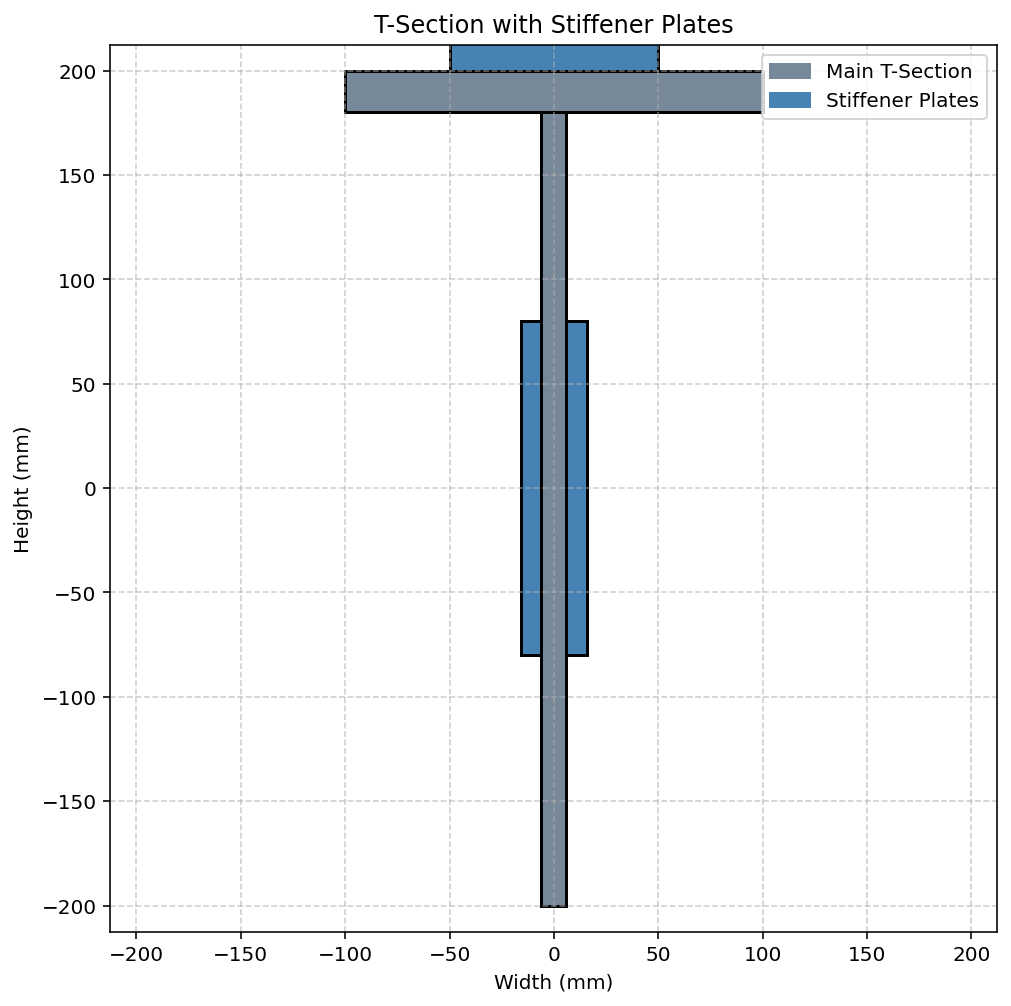

The Python source for this figure:
"""
# --------- Section Properties (in mm) ---------
# T-beam dimensions
bf = 200     # Flange width
tf = 20      # Flange thickness
h  = 400     # Total web height
tw = 12      # Web thickness

# Stiffener plates dimensions on flanges
tsF = 20      # Stiffener thickness
bsF = 100     # Stiffener length on flange

# Stiffener plates dimensions on webs
tsW = 10      # Stiffener thickness
hsW = 160     # Stiffener height on web
bsW = 60      # Stiffener length on flange

# --------- Initialize OpenSees ---------
ops.wipe()
ops.model('basic', '-ndm', 2, '-ndf', 3)
ops.uniaxialMaterial('Elastic', 1, 100000.0)

# Create a section tag for the fiber section
section_tag = 1
#%%-------------------------------------------------------------
"""
def WEB_FLANGE_PLATE_T_STEEL_SECTION_FUN(secTag, matTag, bf, tf, h, tw,
                                   tsF, bsF,
                                   tsW, hsW, bsW,
                                   nFib, STEEL_DENSITY,
                                   Flange_Plate=True, Web_Plate=True,
                                   plot=True):
    
    # THIS PROGRAM WRITTEN BY SALAR DELAVAR GHASHGHAEI (QASHQAI)  
    import openseespy.opensees as ops
    import matplotlib.pyplot as plt
    import matplotlib.patches as patches
    # -------------------------
    # Section Area Calculation
    # -------------------------
    # Area of main T-beam components
    area_top_flange = bf * tf
    area_bottom_flange = 0.0
    area_web = tw * h # Height of web is total height minus thicknesses of top and bottom flanges
    
    # Area of stiffener plates
    area_left_web_stiffener = tsW * hsW
    area_right_web_stiffener = tsW * hsW
    area_top_flange_stiffener = bsF * tsF
    AREA = (area_top_flange + area_bottom_flange + area_web +
              area_left_web_stiffener + area_right_web_stiffener +
              area_top_flange_stiffener)
    
    print(f"Area of Top Flange: {area_top_flange:.2f} mm^2")
    print(f"Area of Bottom Flange: {area_bottom_flange:.2f} mm^2")
    print(f"Area of Web: {area_web:.2f} mm^2")
    print(f"Area of Left Web Stiffener: {area_left_web_stiffener:.2f} mm^2")
    print(f"Area of Right Web Stiffener: {area_right_web_stiffener:.2f} mm^2")
    print(f"Area of Top Flange Stiffener: {area_top_flange_stiffener:.2f} mm^2")
    print(f"Total Section Area: {AREA:.2f} mm^2")

    # -------------------------
    # OpenSees fiber section
    # -------------------------
    ops.section('Fiber', secTag)
    
    # --------- Define Fibers for Flanges and Web ---------
    def add_rectangle_patch(y_bottom, y_top, x_left, x_right, num_y_divisions=nFib, num_x_divisions=nFib):
        """Helper function to add rectangular patches of fibers."""
        ops.patch('rect', matTag, num_y_divisions, num_x_divisions, x_left, y_bottom, x_right, y_top)
    
    #%% T SECTION
    # Top flange
    add_rectangle_patch(h/2 - tf, h/2, -bf/2, bf/2)
    
    # Bottom flange
    #add_rectangle_patch(-h/2, -h/2 + tf, -bf/2, bf/2)
    
    # Web
    add_rectangle_patch(-h/2 + tf, h/2 - tf, -tw/2, tw/2)
    
    # --------- Add Stiffener Plates ---------
    if Web_Plate == True:
        # Stiffeners on the web (left and right sides)
        # Left stiffener
        add_rectangle_patch(-hsW/2, hsW/2, -tw/2 - tsW, -tw/2)
        # Right stiffener
        add_rectangle_patch(-hsW/2, hsW/2, tw/2, tw/2 + tsW)
    if Flange_Plate == True:
        # Stiffener on the top flange
        add_rectangle_patch(h/2, h/2 + tsF, -bsF/2, bsF/2)
        #add_rectangle_patch(-h/2, -h/2 - tsF, -bsF/2, bsF/2)
    
    
    # -------------------------
    # Plot section geometry
    # -------------------------
    if plot:
        fig, ax = plt.subplots(figsize=(8, 8)) # Increased figure size for better visibility
        ax.set_xlabel("Width (mm)")
        ax.set_ylabel("Height (mm)")
        ax.set_title('T-Section with Stiffener Plates')
        ax.grid(True, linestyle='--', alpha=0.6)
        
        # Define colors
        main_color = '#778899'  # Light Slate Gray for main I-beam parts
        stiffener_color = '#4682B4' # Steel Blue for stiffeners
        outline_color = 'black'
        
        # Define the geometry of all parts for drawing
        # (x_bottom_left, y_bottom_left, width, height)
        geometry = [
            # Main I-beam parts
            {"x": -bf/2, "y": h/2 - tf, "w": bf, "h": tf, "color": main_color, "edgecolor": outline_color, "fill": True}, # Top flange
            #{"x": -bf/2, "y": -h/2, "w": bf, "h": tf, "color": main_color, "edgecolor": outline_color, "fill": True},      # Bottom flange
            {"x": -tw/2, "y": -h/2, "w": tw, "h": h - tf, "color": main_color, "edgecolor": outline_color, "fill": True}, # Web
        
            # Stiffener plates
            {"x": -tw/2 - tsW, "y": -hsW/2, "w": tsW, "h": hsW, "color": stiffener_color, "edgecolor": outline_color, "fill": True}, # Left web stiffener
            {"x": tw/2, "y": -hsW/2, "w": tsW, "h": hsW, "color": stiffener_color, "edgecolor": outline_color, "fill": True},      # Right web stiffener
            {"x": -bsF/2, "y": h/2, "w": bsF, "h": tsF, "color": stiffener_color, "edgecolor": outline_color, "fill": True},       # Top flange stiffener
            #{"x": -bsF/2, "y": -h/2, "w": bsF, "h": -tsF, "color": stiffener_color, "edgecolor": outline_color, "fill": True}       # Bottom flange stiffener
        ]
        
        # Draw all parts with specified colors
        for part in geometry:
            rect = patches.Rectangle(
                (part["x"], part["y"]),
                part["w"],
                part["h"],
                linewidth=1.5,
                edgecolor=part["edgecolor"],
                facecolor=part["color"] if part["fill"] else 'none',
                label=part.get("label", "") # Add label if present
            )
            ax.add_patch(rect)
        
        # Set plot limits and aspect ratio
        max_dim = max(bf, h, bsF) + tsF + 5 # Add some padding
        ax.set_xlim(-max_dim / 2, max_dim / 2)
        ax.set_ylim(-max_dim / 2, max_dim / 2)
        ax.set_aspect('equal', adjustable='box')
        
        # Add a legend to identify the parts
        handles = [
            patches.Patch(color=main_color, label='Main T-Section'),
            patches.Patch(color=stiffener_color, label='Stiffener Plates')
        ]
        ax.legend(handles=handles, loc='upper right')
        
        plt.show()
        
    ELE_MASS  = STEEL_DENSITY * AREA   # Mass Per Length
     
    return h, ELE_MASS           
